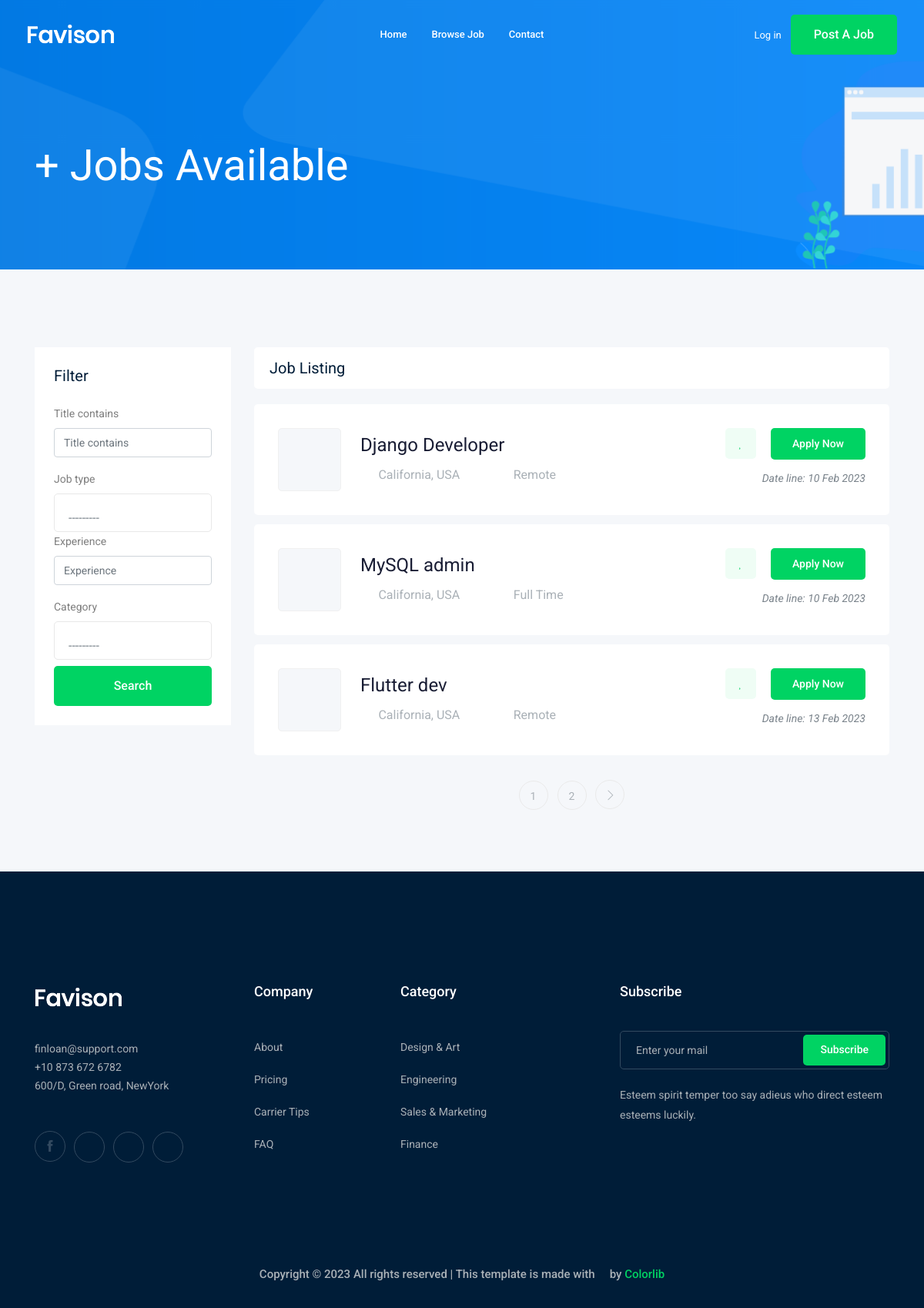
The app's page /jobs/, older data.
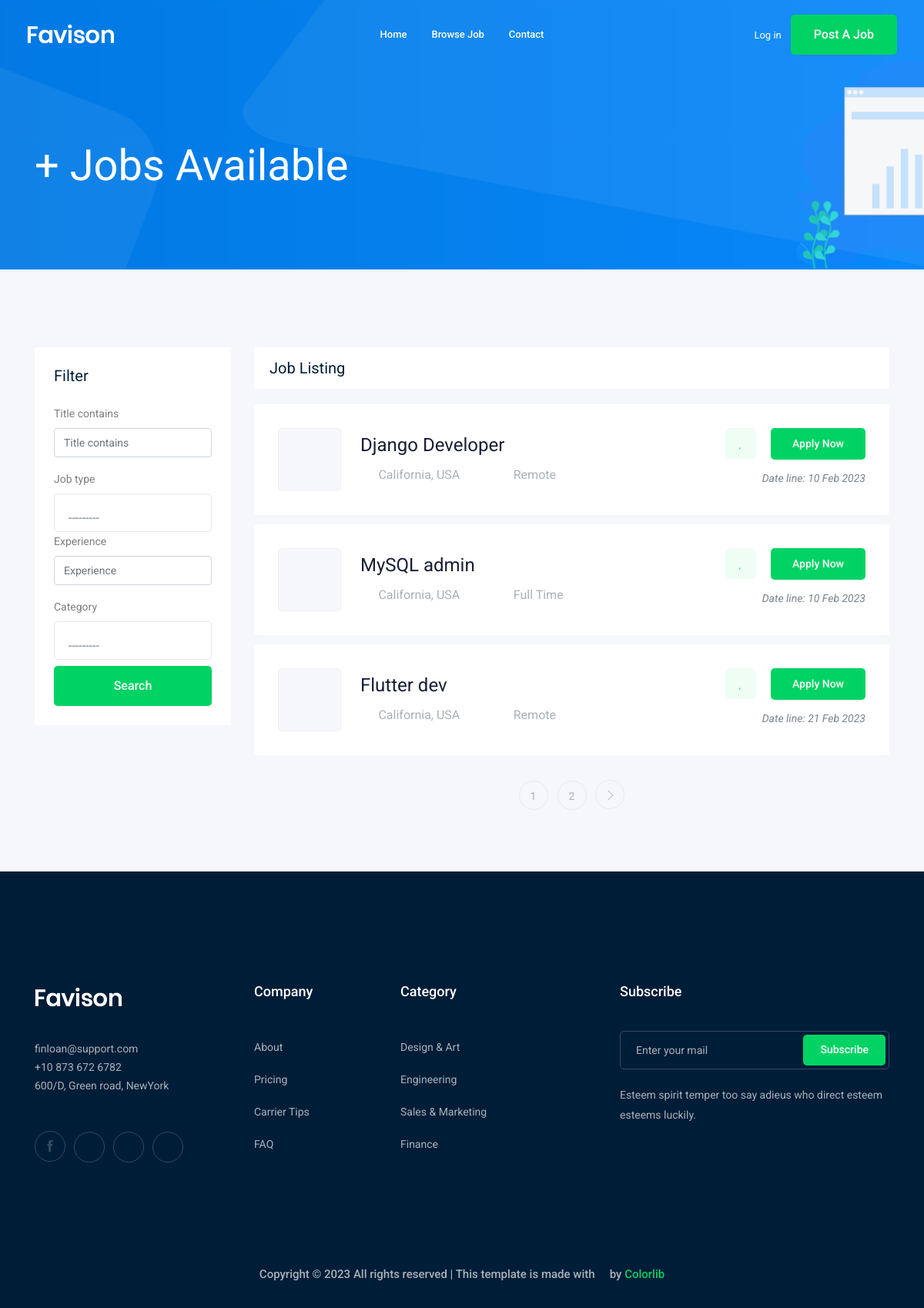
The same page, newer data.
### job/models.py (models this page shows, shortened)
class Job(models.Model):
    owner = models.ForeignKey(User, related_name="job_owner", on_delete=models.CASCADE)
    title = models.CharField(max_length=100)
    job_type = models.CharField(max_length=20, choices=JOB_TYPE)
    description = models.TextField(max_length=1000)
    published_at = models.DateTimeField(auto_now=True)
    vacancy = models.IntegerField(default=1)
    salary = models.IntegerField(default=0)
    category = models.ForeignKey('Category', on_delete= models.CASCADE)
    experience = models.IntegerField(default=1)
    image = models.ImageField(upload_to=image_upload)
    slug = models.SlugField(blank= True, null= True)
    def __str__(self) -> str:
        return self.title

### job/views.py (the view)
# urls.py: path('', views.job_list, name='job_list'),
def job_list(request):
    job_list = Job.objects.all()
    filter = JobFilter(request.GET, queryset=job_list)
    job_list = filter.qs
    paginator = Paginator(job_list, 3)
    page_number = request.GET.get('page')
    page_obj = paginator.get_page(page_number)
    context = {'job_list': page_obj, 'filter': filter }
    return render(request, 'job/job_list.html', context)

### job/models.py (called while the page is built)
    def __str__(self) -> str:
        return self.name

### job/templates/job/job_list.html (shortened to what this page needs)
{% extends 'base.html' %}
{% load bootstrap4 %}
{% block body %}
<div class="bradcam_area bradcam_bg_1">
  <div class="container">
    <div class="row">
      <div class="col-xl-12">
        <div class="bradcam_text">
          <h3>{{jobs.count}}+ Jobs Available</h3>
        </div>
      </div>
    </div>
  </div>
</div>
<div class="job_listing_area plus_padding">
  <div class="container">
    <div class="row">
      <div class="col-lg-3">
        <div class="job_filter white-bg">
          <div class="form_inner white-bg">
            <h3>Filter</h3>
            <form method="GET">
              {% bootstrap_form filter.form %}
              <input type="submit" value="Search" class="boxed-btn3 w-100 mt-2">
            </form>
          </div>
        </div>
      </div>
      <div class="col-lg-9">
        <div class="recent_joblist_wrap">
          <div class="recent_joblist white-bg">
            <div class="row align-items-center">
              <div class="col-md-6">
                <h4>Job Listing</h4>
              </div>
              <div class="col-md-6"></div>
            </div>
          </div>
        </div>
        <div class="job_lists m-0">
          <div class="row">
            {% for job in job_list %}
            <div class="col-lg-12 col-md-12">
              <div class="single_jobs white-bg d-flex justify-content-between">
                <div class="jobs_left d-flex align-items-center">
                  <div class="thumb">
                  </div>
                  <div class="jobs_conetent">
                    <a href="{% url 'jobs:job_detail' job.slug %}"
                      ><h4>{{job}}</h4></a
                    >
                    <div class="links_locat d-flex align-items-center">
                      <div class="location">
                        <p><i class="fa fa-map-marker"></i> California, USA</p>
                      </div>
                      <div class="location">
                        <p><i class="fa fa-clock-o"></i>{{job.job_type}}</p>
                      </div>
                    </div>
                  </div>
                </div>
                <div class="jobs_right">
                  <div class="apply_now">
                    <a class="heart_mark" href="#">
                      <i class="fa fa-heart"></i>
                    </a>
                    <a
                      href="{% url 'jobs:job_detail' job.slug %}"
                      class="boxed-btn3"
                      >Apply Now</a
                    >
                  </div>
                  <div class="date">
                    <p>Date line: {{job.published_at|date:'d M o'}}</p>
                  </div>
                </div>
              </div>
            </div>
            {% endfor %}
          </div>
          {% if job_list.has_other_pages %}
          <div class="row">
            <div class="col-lg-12">
              <div class="pagination_wrap">
                <ul>
                   {% for i in job_list.paginator.page_range %}
                  <li>
                    <a href="?page={{i}}"><span>{{i}}</span></a>
                  </li>
                  {% endfor %} {% if job_list.has_next %}
                  <li>
                    <a href="?page={{job_list.next_page_number}}">
                      <i class="ti-angle-right"></i>
                    </a>
                  </li>
                  {% endif %}
                </ul>
              </div>
            </div>
          </div>
          {% endif %}
        </div>
      </div>
    </div>
  </div>
</div>
{% endblock body %}

Row changes from the older to the newer data that the page shows:
changed Job "Flutter dev": published_at "13 Feb 2023" → "21 Feb 2023"
